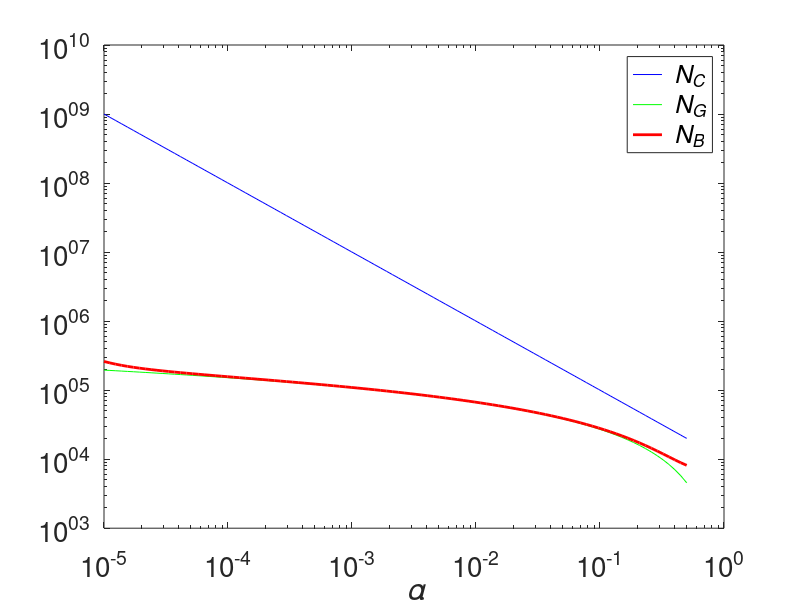
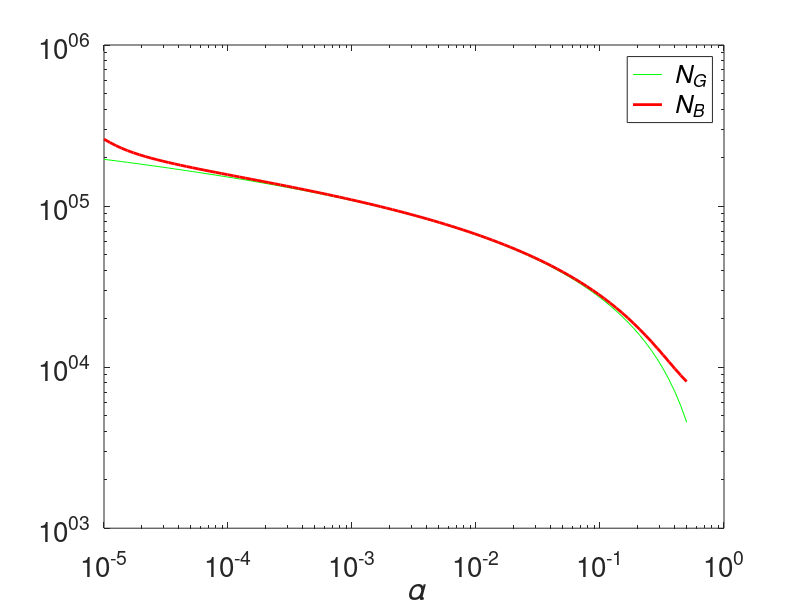

MATLAB code for these plots, in order: (Note: a time limit stopped this script after it produced the figures.)
%Adaptive MC comparison
%Some plots
set(0,'defaultaxesfontsize',20,'defaulttextfontsize',20)
clear all, close all

%% First a plot of sample sizes
amin=1e-5;
amax=0.5;
nal=100;
alphavec=exp(log(amin)+log(amax/amin)*(0:1:nal-1)/(nal-1));
za22=(norminv(alphavec/2)).^2;
rho=50;
tolovsig=0.01;
A=0.56;
n0=1000; %initial sample size
fudge=1.5; %fudge factor
kurtmaxfun=@(n,fudge,alpha) (n-3)/(n-1) + ((alpha*n)/(1-alpha))*(1 - 1/(fudge^2))^2;

nc=ceil(1./((tolovsig.^2).*alphavec));
nn=ceil(za22./(tolovsig.^2));
nb=zeros(1,nal);
nbnon=zeros(1,nal);
for i=1:nal
    alpha=alphavec(i);
    kurtmax=kurtmaxfun(n0,fudge,alpha);
    rho=kurtmax.^(3/4);
    NBEfun=@(logsqrtn) normcdf(-exp(logsqrtn).*tolovsig) + A*rho.*exp(-logsqrtn) - alpha/2;
    NBEnonfun=@(logsqrtn) normcdf(-exp(logsqrtn).*tolovsig) + ...
        A*rho.*exp(-logsqrtn)./(1+exp(logsqrtn).*tolovsig).^3 - alpha/2;
    logsqrtn=fzero(NBEfun,log(sqrt(nn(i))));
    nb(i)=ceil(exp(2*logsqrtn));
    logsqrtn=fzero(NBEnonfun,log(sqrt(nn(i))));
    nbnon(i)=ceil(exp(2*logsqrtn));
end
amaxexp=ceil(log10(amax)); aminexp=floor(log10(amin));
Nmaxexp=ceil(log10(max([nc nn nbnon]))); Nminexp=floor(log10(min([nc nn nbnon])));

figure;
h=loglog(alphavec,nc,'b-',alphavec,nn,'g-',alphavec,nbnon,'r-','linewidth',2);
xlabel('{\it \alpha}')
set(gca,'Xtick',10.^(aminexp:amaxexp),'Ytick',10.^(Nminexp:Nmaxexp))
axis(10.^[aminexp amaxexp Nminexp Nmaxexp])
legend(h,{'{\it N_C}','{\it N_G}','{\it N_B}'})
print -depsc alphacompare.eps


figure;
h=loglog(alphavec,nn,'g-',alphavec,nbnon,'r-','linewidth',2);
xlabel('{\it \alpha}')
set(gca,'Xtick',10.^(aminexp:amaxexp),'Ytick',10.^(Nminexp:Nmaxexp))
Nmaxexp=ceil(log10(max([nn nbnon]))); Nminexp=floor(log10(min([nn nbnon])));
axis(10.^[aminexp amaxexp Nminexp Nmaxexp])
legend(h,{'{\it N_G}','{\it N_{B}}'})
print -depsc alphacompareb.eps

L=2;
alpha=0.05;
M=(L/(L-1))*((1-alpha)/alpha)
nmin=(1+sqrt(1+8*M))/2

%% Then a plot of kutosis max
nvec=[30 100 1000 1e4 1e5]';
nn=length(nvec);
L=1.5;
amin=1e-3;
amax=0.5;
nal=100;
alphavec=exp(log(amin)+log(amax/amin)*(0:1:nal-1)/(nal-1));
temp1=repmat((nvec-3)./(nvec-1),1,nal);
temp2=nvec*(alphavec*(1-1/L^2)^2./(1-alphavec));
kmax=temp1+temp2;

figure;
h=loglog(alphavec,kmax,'-','linewidth',2);
legend(h,{['{\it n}_\sigma = ' num2str(nvec(1))],...
    ['{\it n}_\sigma = ' num2str(nvec(2))],...
    ['{\it n}_\sigma = ' num2str(nvec(3))],...
    ['{\it n}_\sigma = ' num2str(nvec(4))],...
    ['{\it n}_\sigma = ' num2str(nvec(5))]},...
    'location','northwest');
%xlabel('{\it \alpha}')
text('Position',[2e-2,3e-1],'Interpreter','Latex',...
    'String','$$\tilde{\alpha}$$')
ylabel('{\it \kappa}_{max}')
axis(10.^[-3 0 0 5])
print -depsc kurtmaxfig.eps
alphagood=0.1;
temp3=nvec*(alphagood*(1-1/L^2)^2./(1-alphagood));
kmaxgood=temp3+(nvec-3)./(nvec-1);
disp(['For alpha = ' num2str(alphagood)])
disp(['n = ' int2str(nvec')])
disp(['kmax = ' num2str(kmaxgood')])

%% A plot on the upper bound of the probability that v_n >= hsigma^2
n0vec=[30 100 1000 1e4]';
nvec=2.^(10:20);
nn0=length(n0vec);
nn=length(nvec);
n0mat=repmat(n0vec,1,nn);
nmat=repmat(nvec,nn0,1);
L=1.5;
alpha=0.05;
al1=1 - sqrt(1-alpha);
temp1=1+(n0mat./(L^4*nmat));
temp2=al1/(1-al1);
temp3=2*(nmat-n0mat)./(nmat.*(n0mat-1).*(nmat-1).*(L^2-1)^2);
temp4=temp1*temp2 - temp3;
prob=1./(1+1./temp4);

figure;
h=semilogx(nvec,prob,'-','linewidth',2);
legend(h,{['{\it n}_\sigma = ' num2str(n0vec(1))],...
    ['{\it n}_\sigma = ' num2str(n0vec(2))],...
    ['{\it n}_\sigma = ' num2str(n0vec(3))],...
    ['{\it n}_\sigma = ' num2str(n0vec(4))]},'location','northeast')
xlabel('{\it n}')
ylabel('Probability')
axis([10^3 10^6 0 0.1])
print -depsc probfailfig.eps


%% Then a plot of the amplification factor
% nvec=[30 100 1000 1e4]';
% kurt=5;
% fac1=(kurt-(nvec-3)./(nvec-1))./nvec;
% alphaasym=1./(1+1./fac1);
% size(alphavec)
% alphavec=sort([alphavec alphaasym'*1.001]);
% size(alphavec)
% ampfac=1./(1 - sqrt(fac1*((1-alphavec)./alphavec)));
% whpos=ampfac>0;
% 
% figure;
% h=loglog(alphavec(whpos(1,:)),ampfac(1,whpos(1,:)),'b-',...
%     alphavec(whpos(2,:)),ampfac(2,whpos(2,:)),'g-',...
%     alphavec(whpos(3,:)),ampfac(3,whpos(3,:)),'r-',...
%     alphavec(whpos(4,:)),ampfac(4,whpos(4,:)),'k-','linewidth',2);
% legend(h,{['{\it n} = ' num2str(nvec(1))],...
%     ['{\it n} = ' num2str(nvec(2))],...
%     ['{\it n} = ' num2str(nvec(3))],...
%     ['{\it n} = ' num2str(nvec(4))]},'location','northwest')
% xlabel('{\it \alpha}')
% ylabel('Amplification Factor')
% axis(10.^[-4 0 0 3])
% print -depsc varianceampfac.eps
